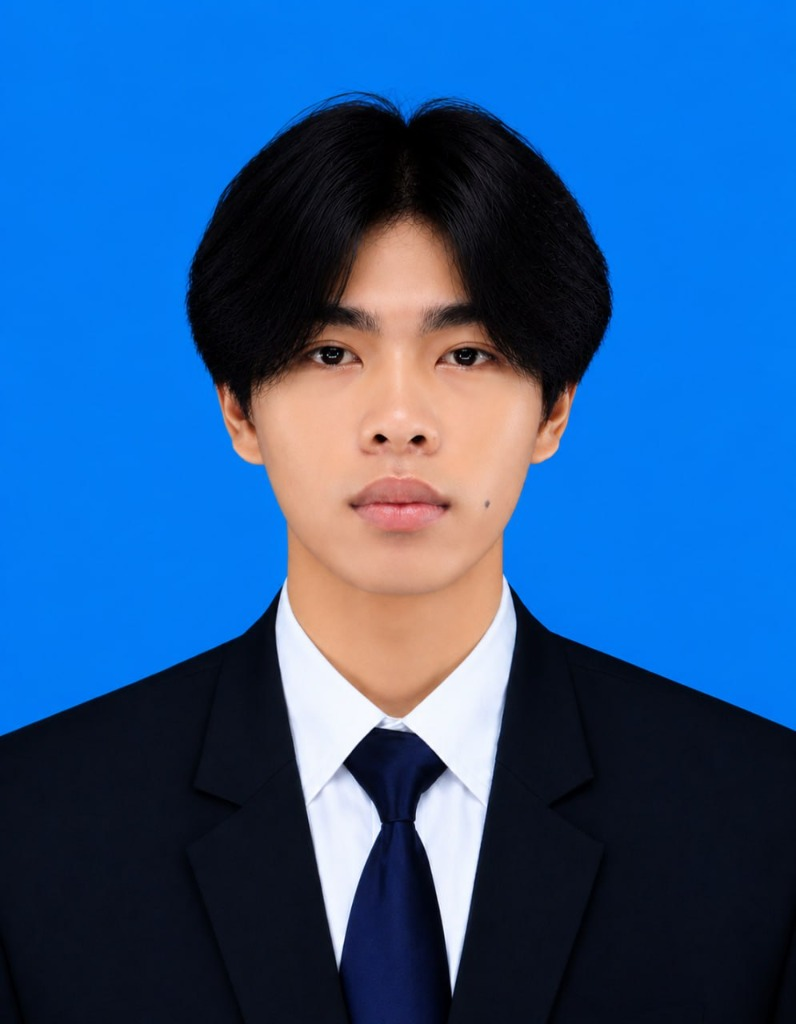
#> input picture portfolio/assets/raw_profile.jpg, 796 x 1024 px
$ python smooth_remove.py
#> lines starting #> are read from the running program, lines starting #| are printed output that depends on the picture; after the words box and inside, x2 and y2 are one past the last pixel; in counts of white or black regions, pixels touching at a corner belong together
import cv2
import numpy as np

input_path = 'assets/raw_profile.jpg'
output_path = 'assets/profile.png'

img = cv2.imread(input_path)
#> img is the input picture: shape (1024, 796, 3); mean B, G, R 143.3, 88, 39.7
if img is None:
    print("Could not read image")
    exit(1)

# Convert to HSV
hsv = cv2.cvtColor(img, cv2.COLOR_BGR2HSV)
#> hsv: shape (1024, 796, 3); mean H, S, V 96.5, 184.4, 153.2

# Find blue color
lower_blue = np.array([90, 40, 40])
upper_blue = np.array([140, 255, 255])
mask = cv2.inRange(hsv, lower_blue, upper_blue)
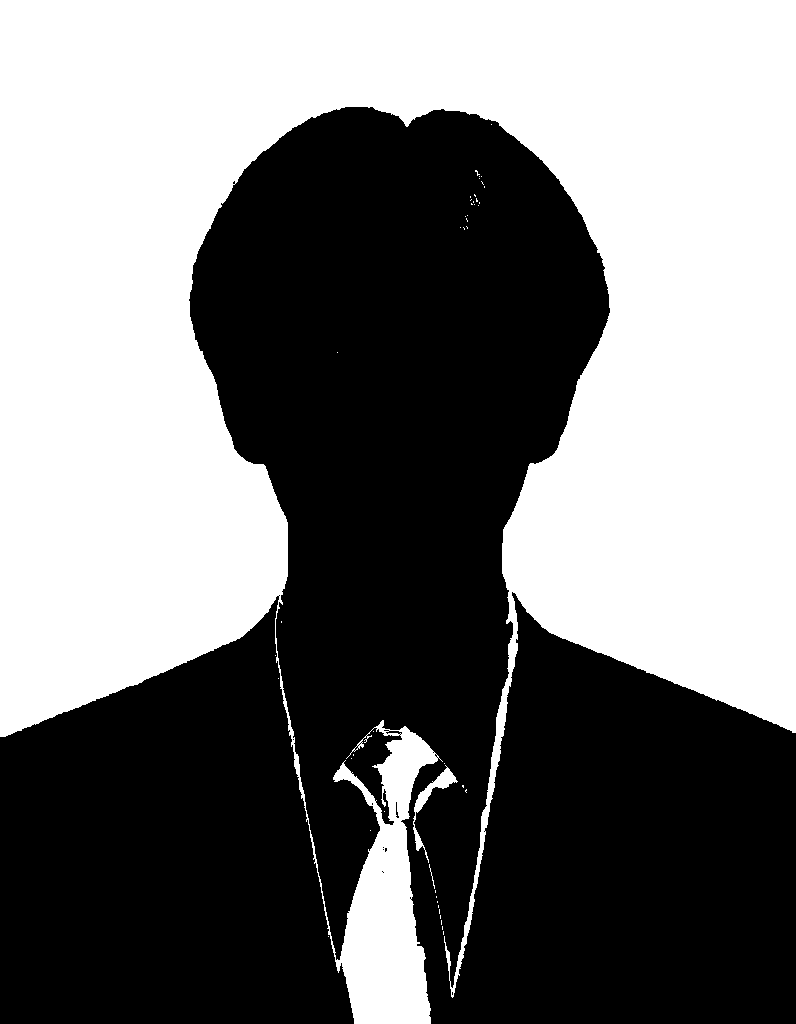
#> mask: shape (1024, 796); 47.5% white; 47 white regions (44 under 20 px), largest, box (x1, y1, x2, y2) and area: (0, 0, 796, 1024) 386202, (413, 765, 458, 863) 702, (429, 864, 435, 889) 27

# Invert mask (so foreground is white)
mask = cv2.bitwise_not(mask)
#> mask: shape (1024, 796); 52.5% white; 47 black regions (44 under 20 px)

# Find the largest contour (the person) and create a fresh mask
contours, _ = cv2.findContours(mask, cv2.RETR_EXTERNAL, cv2.CHAIN_APPROX_SIMPLE)
#> contours = 10 contours, 8 with area under 20; largest, box (x1, y1, x2, y2) and area: (189, 107, 796, 1024) 318918, (0, 595, 354, 1024) 107273
fresh_mask = np.zeros_like(mask)
if contours:
    largest_contour = max(contours, key=cv2.contourArea)
#> largest_contour = contour of 1855 points, box (x1, y1, x2, y2) (189, 107, 796, 1024), area 318918
    cv2.drawContours(fresh_mask, [largest_contour], -1, 255, thickness=cv2.FILLED)
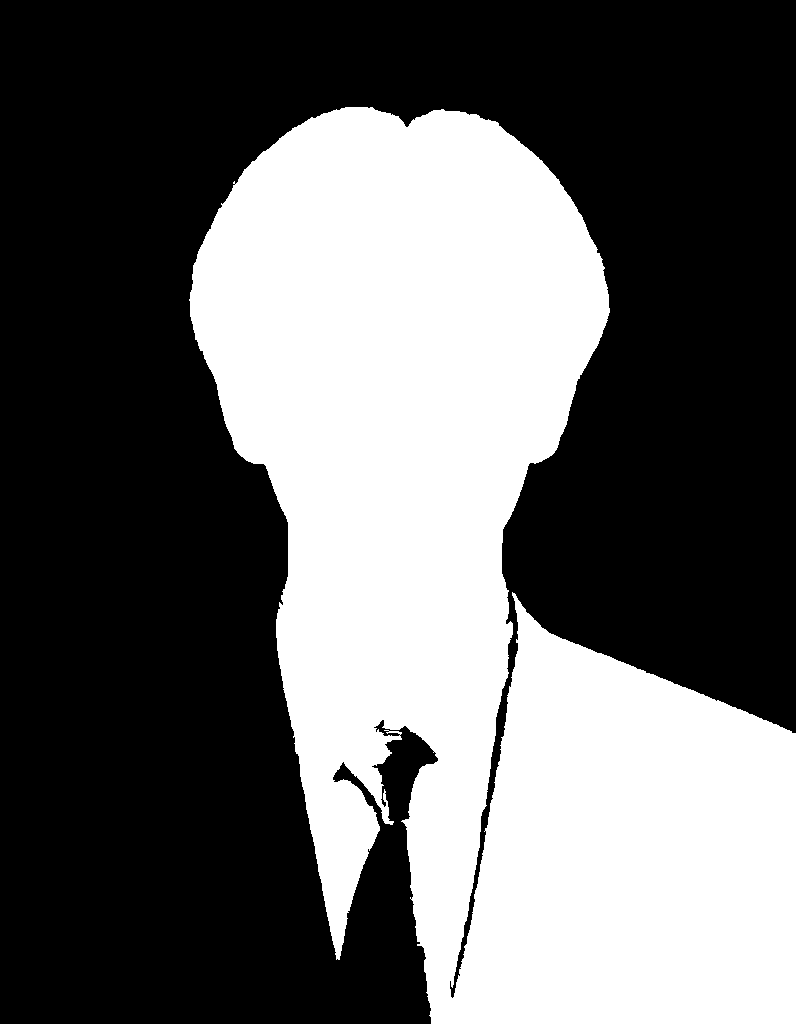
#> fresh_mask: shape (1024, 796); 39.4% white; 1 white region, box (x1, y1, x2, y2) and area: (189, 107, 796, 1024) 321076

# Feather/smooth the edge of the mask
fresh_mask = cv2.GaussianBlur(fresh_mask, (11, 11), 0)

# Apply alpha mask
b, g, r = cv2.split(img)
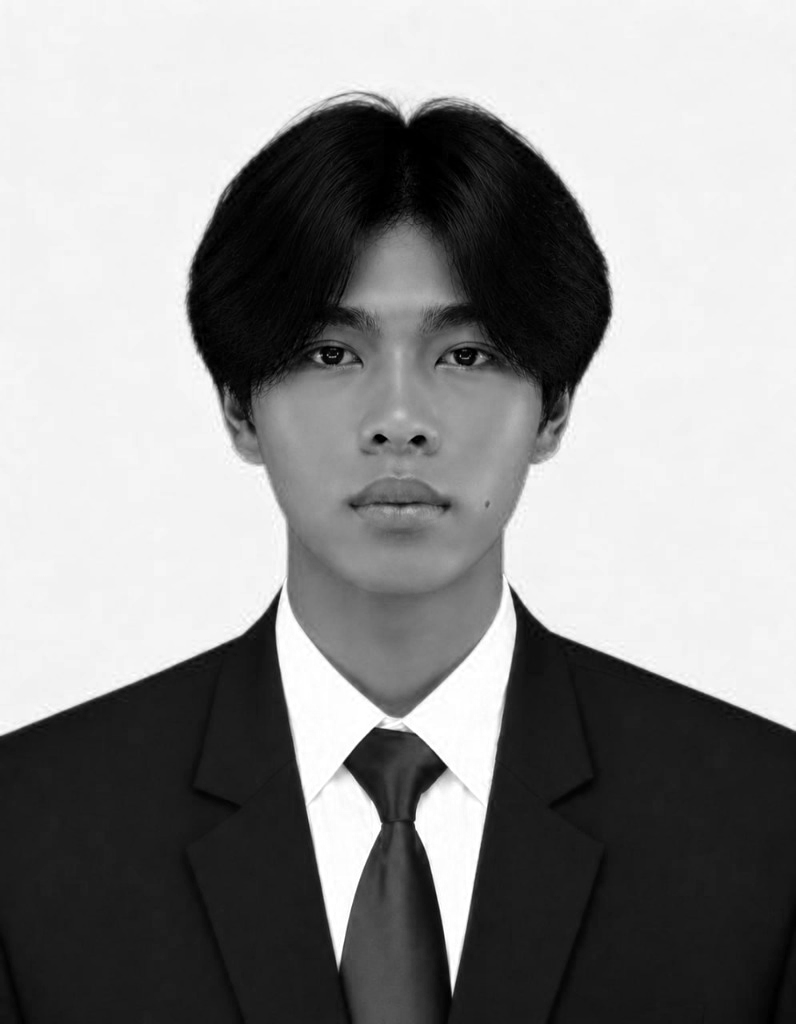
#> b: shape (1024, 796); min 0, max 255, mean 143.3
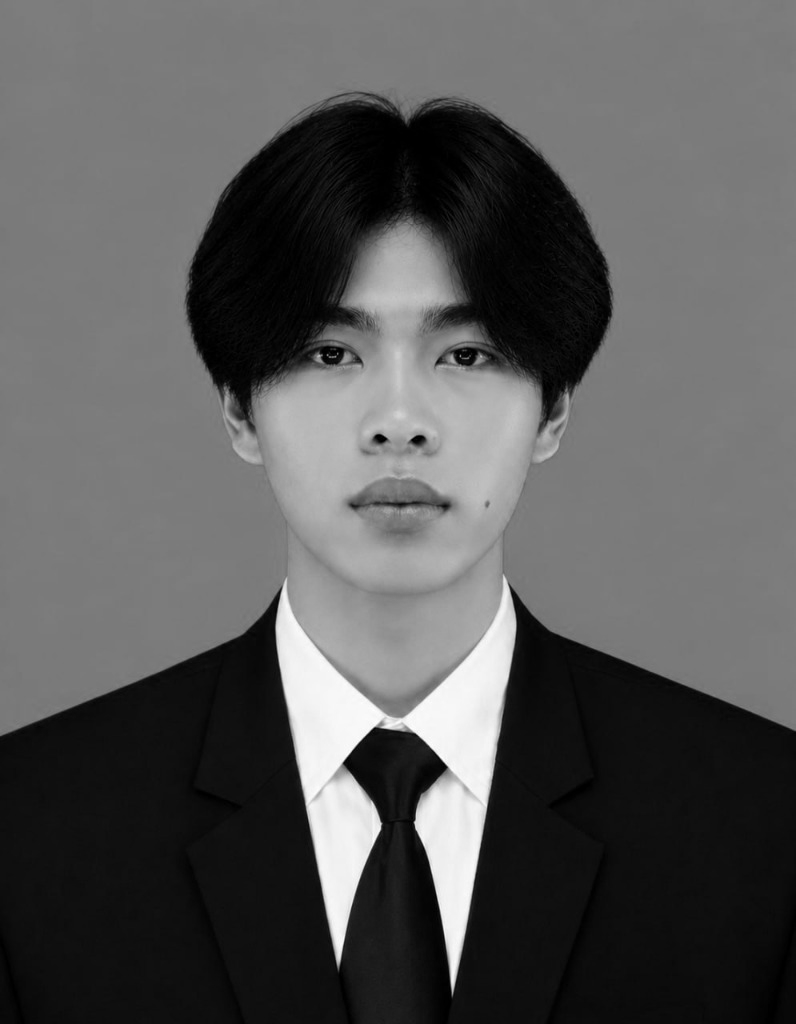
#> g: shape (1024, 796); min 0, max 255, mean 88
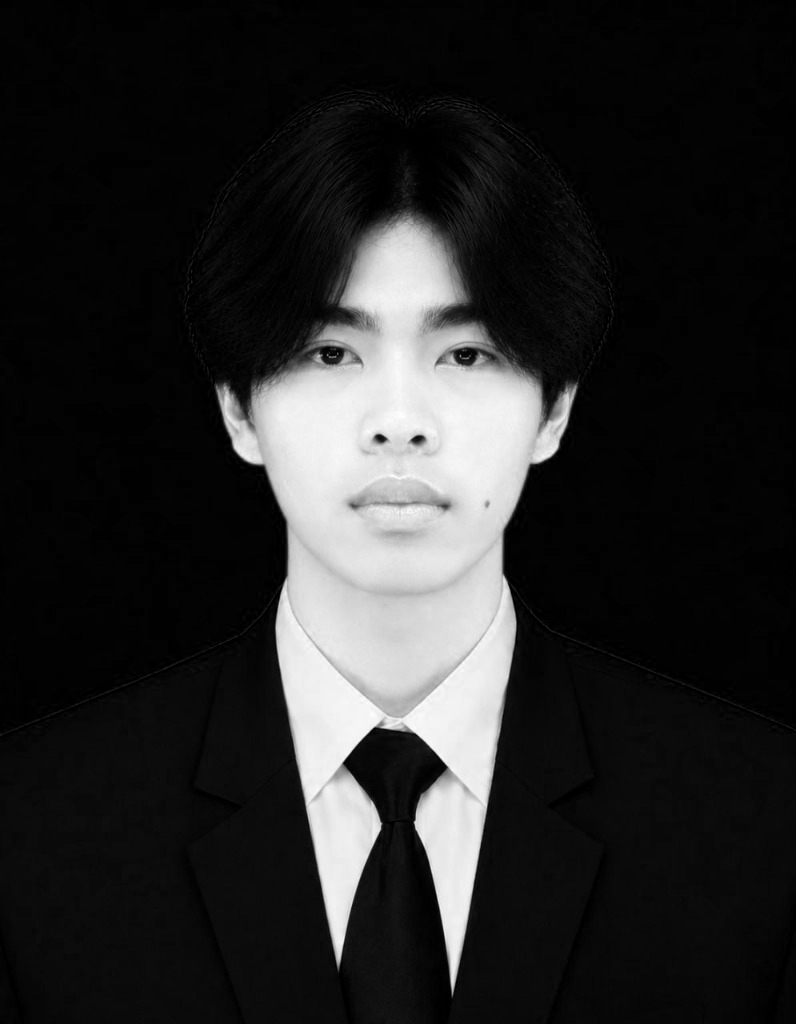
#> r: shape (1024, 796); min 0, max 255, mean 39.7
dst = cv2.merge((b, g, r, fresh_mask))

cv2.imwrite(output_path, dst)
print("Smooth background removal complete.")
